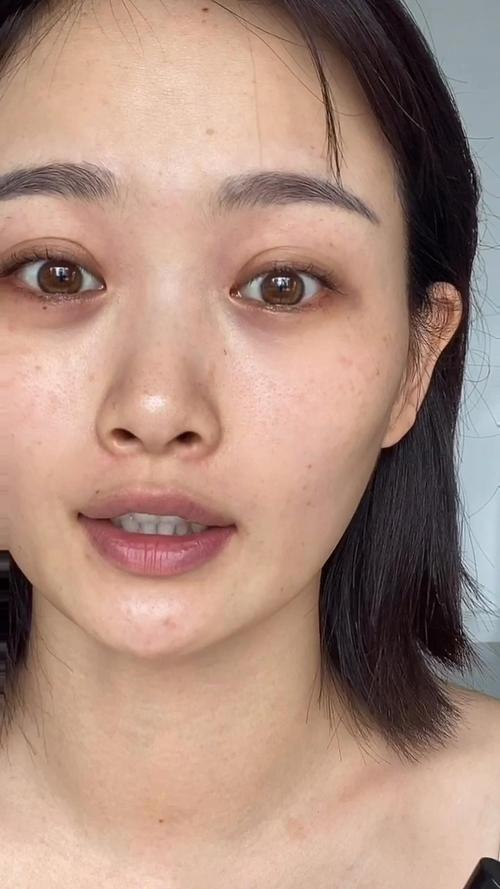
#> input picture Images/girl5.jpg, 500 x 889 px
$ jupyter execute Edge.ipynb   (older library calls are emulated)
#> lines starting #> are read from the running program, lines starting #| are printed output that depends on the picture; after the words box and inside, x2 and y2 are one past the last pixel; in counts of white or black regions, pixels touching at a corner belong together
[cell 1]
import cv2
import numpy as np
import random

[cell 2]
img = cv2.imread('Images/girl5.jpg')
#> img is the input picture: shape (889, 500, 3); mean B, G, R 126, 140.3, 172.1
imgInfo = img.shape
#> imgInfo = (889, 500, 3)
height = imgInfo[0]
#> height = 889
width = imgInfo[1]
#> width = 500
#cv2.imshow('empire',img)
# canny边缘检测 1.灰度处理 2.高斯滤波 3.canny算子
gray = cv2.cvtColor(img,cv2.COLOR_BGR2GRAY)
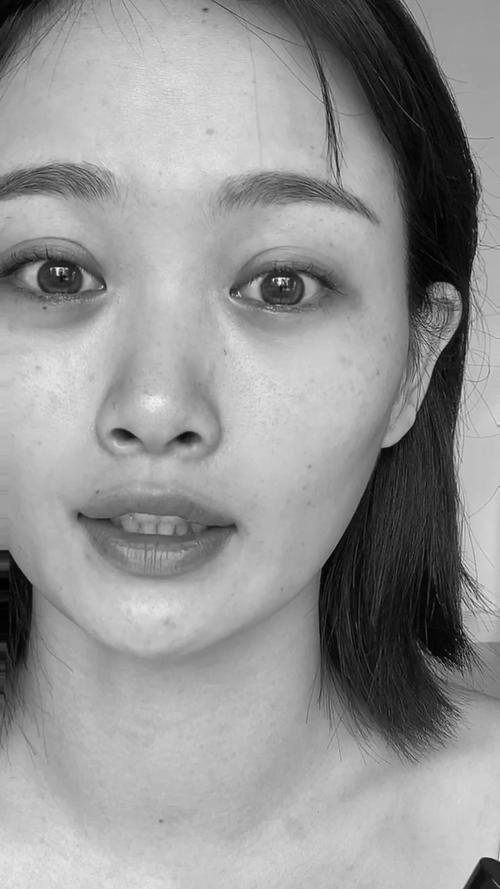
#> gray: shape (889, 500); min 1, max 250, mean 148.2
# [4 lines of commented-out code are left out]

[cell 3]
# sobel算子
def Sobel():
    x = cv2.Sobel(gray,cv2.CV_16S,1,0)
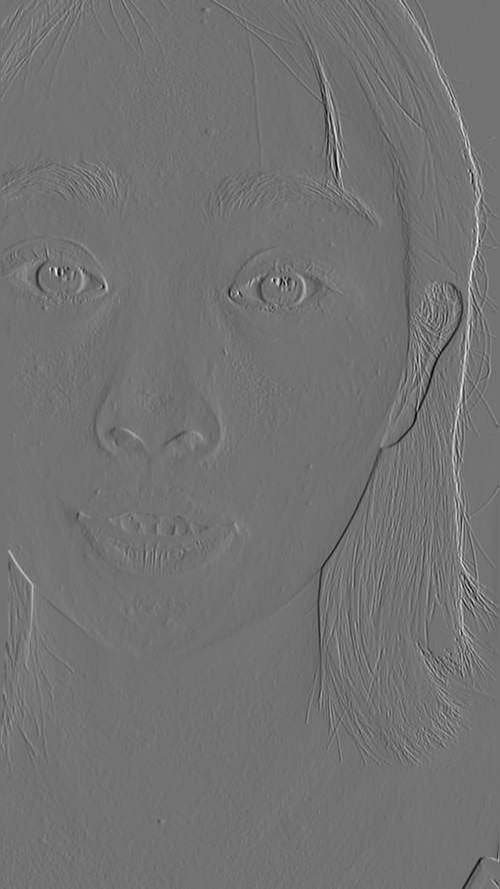
#> x: shape (889, 500) int16; min -578, max 708, mean 0.7; drawn with min black and max white
    y = cv2.Sobel(gray,cv2.CV_16S,0,1)
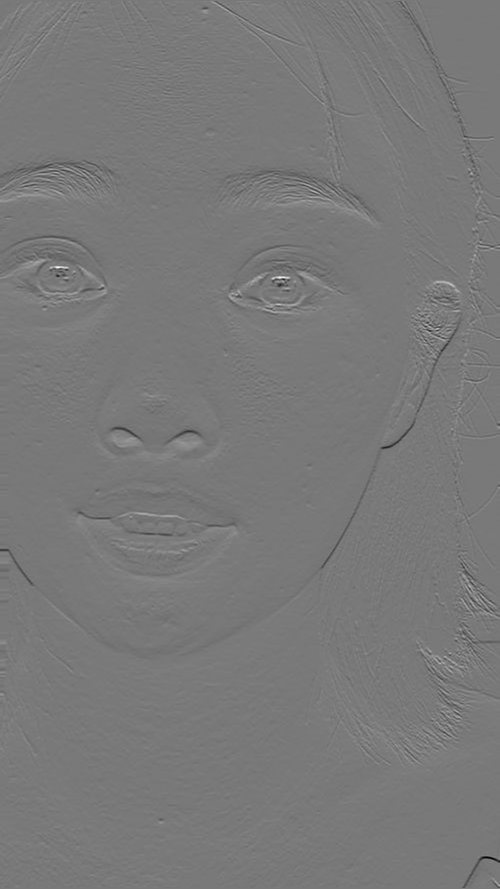
#> y: shape (889, 500) int16; min -732, max 807, mean 0.8; drawn with min black and max white

    absX = cv2.convertScaleAbs(x)
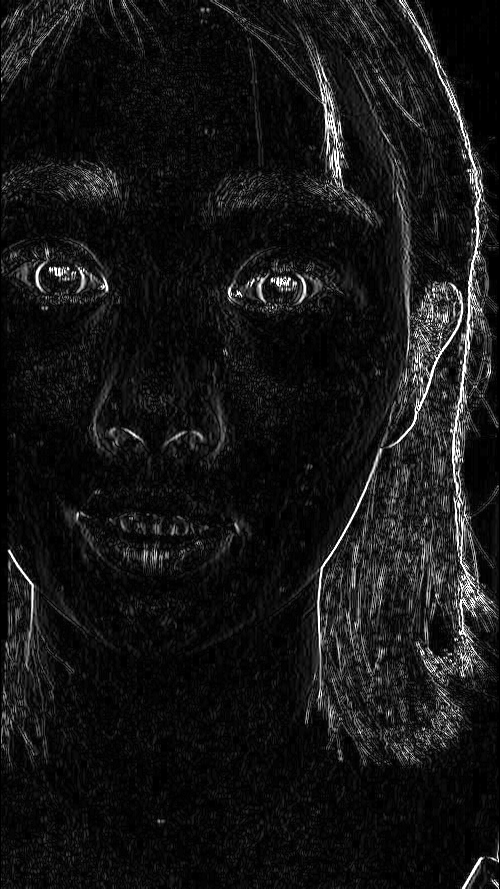
#> absX: shape (889, 500); min 0, max 255, mean 21.2
    absY = cv2.convertScaleAbs(y)
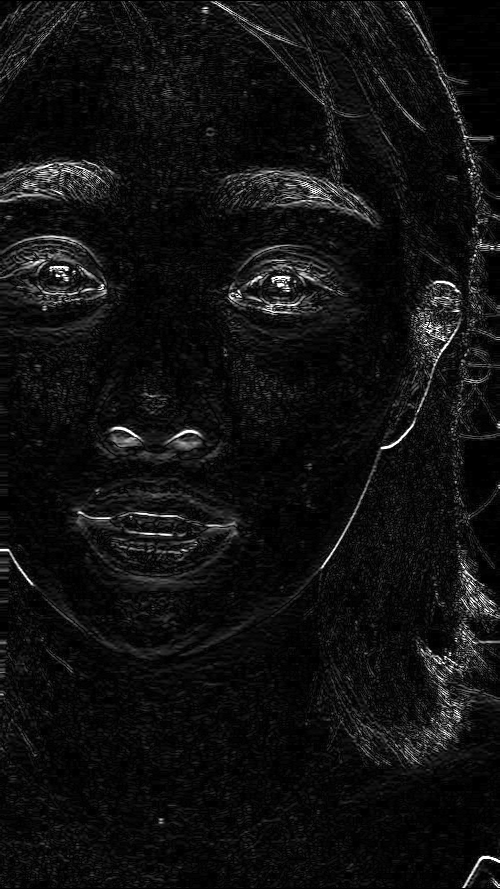
#> absY: shape (889, 500); min 0, max 255, mean 16.5

    dst = cv2.addWeighted(absX,0.5,absY,0.5,0)
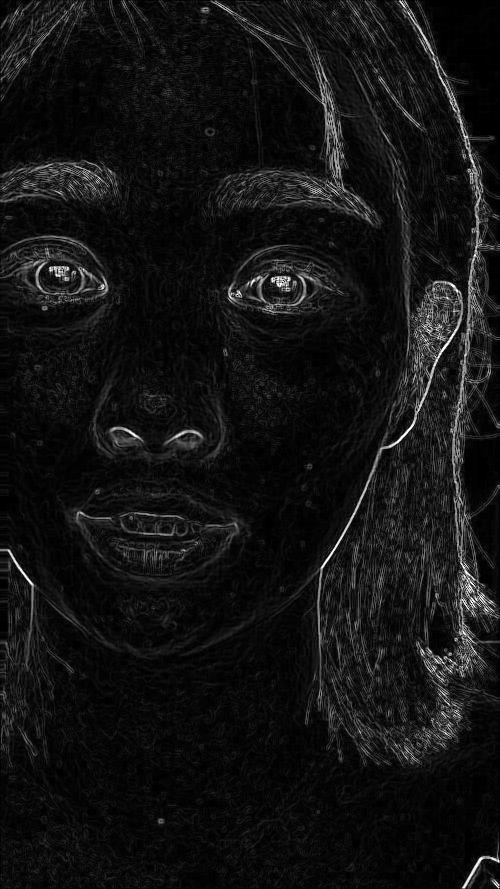
#> dst: shape (889, 500); min 0, max 255, mean 18.9

    # [4 lines of commented-out code are left out]
    return dst
Sobel()

[cell 4]
# 基于sobel算子的Canny算法
import math
height = imgInfo[0]
width = imgInfo[1]
dst = np.zeros((height,width,1),np.uint8)
grd = np.zeros((height,width,2),np.uint8)
for i in range(0,height-2):                         # 以i j为左上角起点的3X3卷积核   sobel算子的由来平均梯度矢量 里面的距离是城市距离（D4）
    for j in range(0,width-2):
        gy = gray[i,j] + 2*gray[i,j+1] + gray[i,j+2] - gray[i+2,j] - 2*gray[i+2,j+1] - gray[i+2,j+2]
        gx = gray[i,j] + 2*gray[i+1,j] + gray[i+2,j] - gray[i,j+2] - 2*gray[i+1,j+2] - gray[i+2,j+2]
        #print(gx,gy)
        grd[i,j] = (abs(gx),abs(gy))                #遇到负梯度，取绝对值
        grad = math.sqrt(gx**2 + gy**2)             # 计算梯度
        if grad > 50:
            dst[i,j] = 255
        else:
            dst[i,j] = 0
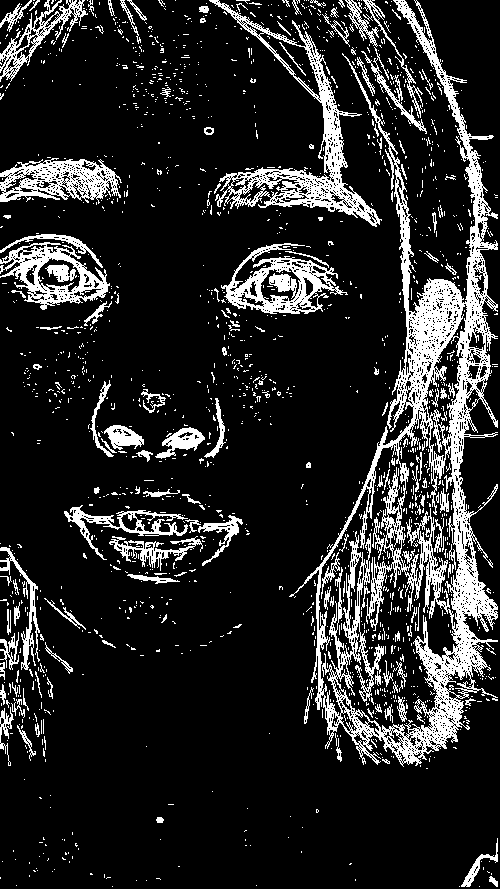
#> dst: shape (889, 500, 1); 15.3% white; 1677 white regions (1532 under 20 px), largest, box (x1, y1, x2, y2) and area: (289, 0, 498, 767) 30624, (209, 0, 382, 227) 6025, (221, 243, 348, 314) 3430
# 改进：引入45度方向和135度方向的梯度矢量，
cv2.imshow('dst',dst)
cv2.waitKey(0)

$ run again, with Images/girl4.jpg copied over Images/girl5.jpg
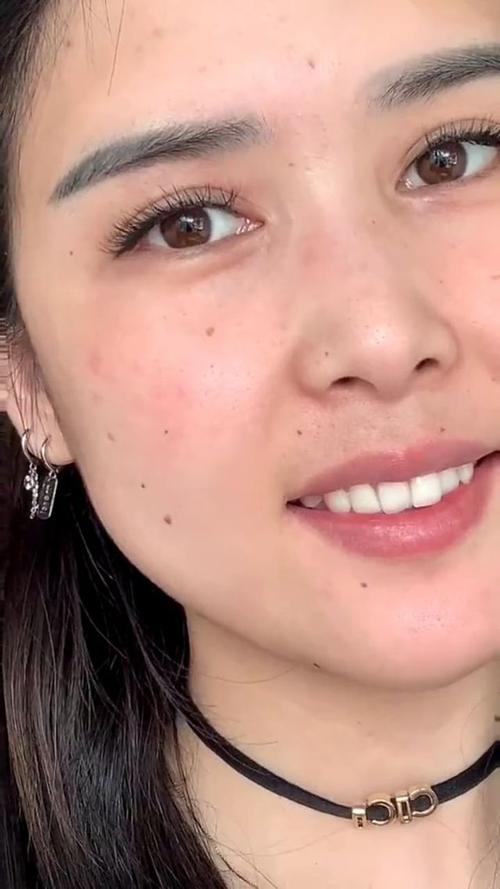
#> input picture Images/girl4.jpg, 500 x 889 px
#> img is the input picture: shape (889, 500, 3); mean B, G, R 129, 141.1, 183.5
#> in Sobel, `y = cv2.Sobel(gray,cv2.CV_16S,0,1)`:
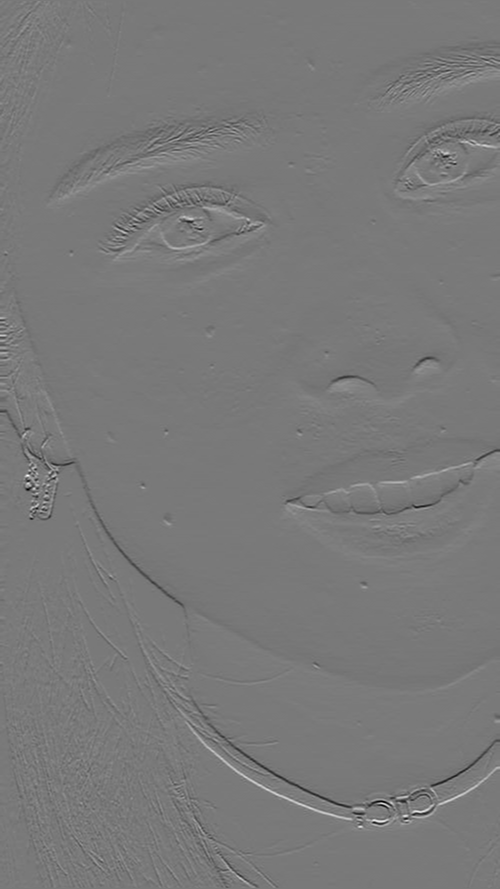
#> y: shape (889, 500) int16; min -739, max 811, mean -0.6; drawn with min black and max white
#> after the loop `for i in range(0,height-2):`:
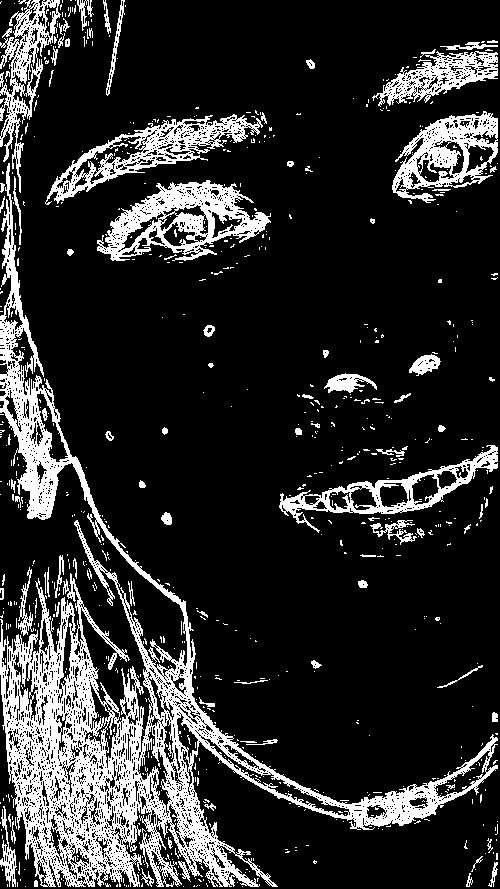
#> dst: shape (889, 500, 1); 17.5% white; 761 white regions (670 under 20 px), largest, box (x1, y1, x2, y2) and area: (0, 163, 498, 887) 44998, (97, 180, 271, 261) 5964, (45, 114, 263, 205) 4592

$ run again, with Images/girl6.jpg copied over Images/girl5.jpg
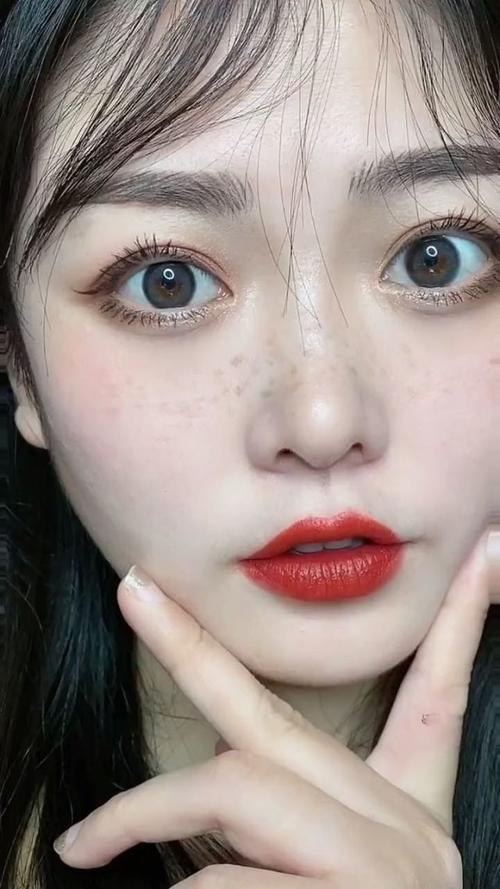
#> input picture Images/girl6.jpg, 500 x 889 px
#> img is the input picture: shape (889, 500, 3); mean B, G, R 134.1, 139.4, 152.5
#> after the loop `for i in range(0,height-2):`:
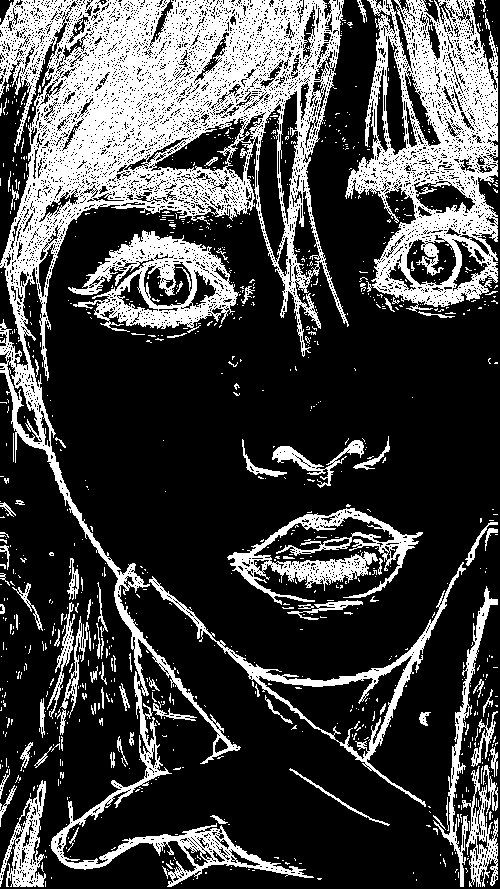
#> dst: shape (889, 500, 1); 27.1% white; 978 white regions (883 under 20 px), largest, box (x1, y1, x2, y2) and area: (0, 0, 349, 887) 63235, (345, 0, 498, 312) 22669, (68, 230, 239, 333) 7263
